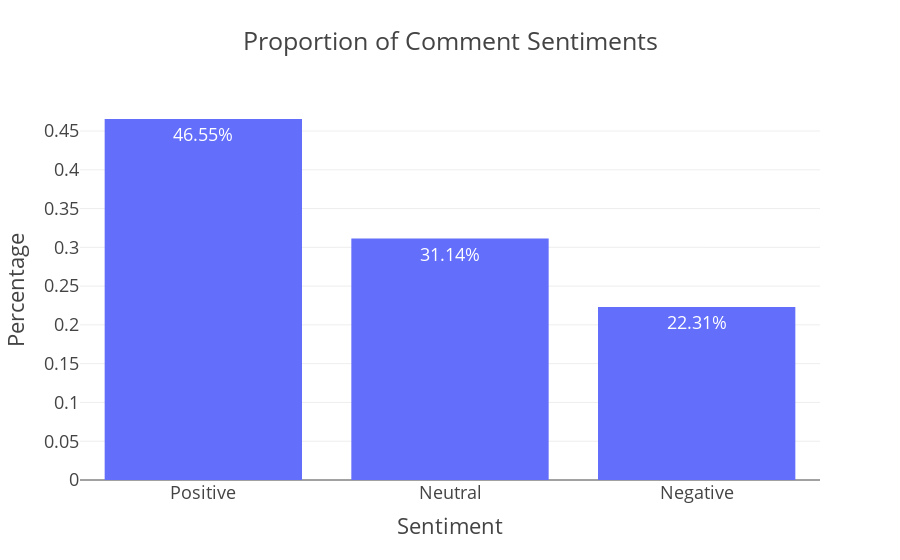

The notebook cell saved with this chart:
### Code cell
sentiment_counts = merged_df['sentiment'].value_counts(normalize=True).reset_index()
sentiment_counts.columns = ['Sentiment', 'Proportion']

fig = px.bar(sentiment_counts, x='Sentiment', y='Proportion',
             title='Proportion of Comment Sentiments',
             text=sentiment_counts['Proportion'].apply(lambda x: f'{x:.2%}'))

fig.update_layout(template='presentation', yaxis_title='Percentage')
fig.show()

### Figure 1 — Plotly figure (JSON) as saved in the notebook; plotly's stock layout.template omitted (floating-point values rounded to 4 significant figures)
{"data": [{"hovertemplate": "Sentiment=%{x}<br>Proportion=%{y}<br>text=%{text}<extra></extra>", "legendgroup": "", "marker": {"color": "#636efa", "pattern": {"shape": ""}}, "name": "", "orientation": "v", "showlegend": false, "text": ["46.55%", "31.14%", "22.31%"], "textposition": "auto", "type": "bar", "x": ["Positive", "Neutral", "Negative"], "xaxis": "x", "y": [0.4655, 0.3114, 0.2231], "yaxis": "y"}], "layout": {"autosize": true, "barmode": "relative", "legend": {"tracegroupgap": 0}, "title": {"text": "Proportion of Comment Sentiments"}, "xaxis": {"anchor": "y", "autorange": true, "domain": [0, 1], "range": [-0.5, 2.5], "title": {"text": "Sentiment"}, "type": "category"}, "yaxis": {"anchor": "x", "autorange": true, "domain": [0, 1], "range": [0, 0.49], "title": {"text": "Percentage"}, "type": "linear"}}}
